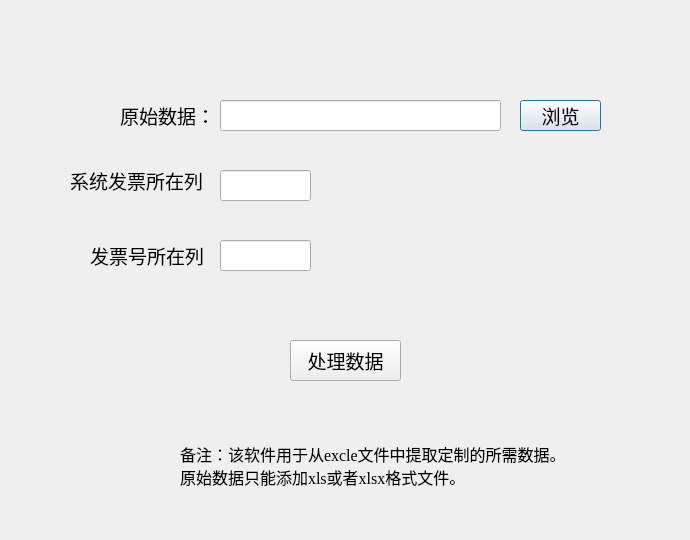
<?xml version="1.0" encoding="UTF-8"?>
<ui version="4.0">
 <class>Dialog</class>
 <widget class="QDialog" name="Dialog">
  <property name="geometry">
   <rect>
    <x>0</x>
    <y>0</y>
    <width>690</width>
    <height>540</height>
   </rect>
  </property>
  <property name="windowTitle">
   <string>Dialog</string>
  </property>
  <widget class="QLabel" name="source_label">
   <property name="geometry">
    <rect>
     <x>120</x>
     <y>100</y>
     <width>91</width>
     <height>31</height>
    </rect>
   </property>
   <property name="font">
    <font>
     <family>Times New Roman</family>
     <pointsize>14</pointsize>
    </font>
   </property>
   <property name="text">
    <string>原始数据：</string>
   </property>
  </widget>
  <widget class="QPushButton" name="view_button">
   <property name="geometry">
    <rect>
     <x>520</x>
     <y>100</y>
     <width>81</width>
     <height>31</height>
    </rect>
   </property>
   <property name="font">
    <font>
     <family>Times New Roman</family>
     <pointsize>14</pointsize>
    </font>
   </property>
   <property name="text">
    <string>浏览</string>
   </property>
  </widget>
  <widget class="QPushButton" name="handle_data_button">
   <property name="geometry">
    <rect>
     <x>290</x>
     <y>340</y>
     <width>111</width>
     <height>41</height>
    </rect>
   </property>
   <property name="font">
    <font>
     <family>Times New Roman</family>
     <pointsize>14</pointsize>
    </font>
   </property>
   <property name="text">
    <string>处理数据</string>
   </property>
  </widget>
  <widget class="QLabel" name="sys_invoice_num_label">
   <property name="geometry">
    <rect>
     <x>70</x>
     <y>160</y>
     <width>141</width>
     <height>41</height>
    </rect>
   </property>
   <property name="font">
    <font>
     <family>Times New Roman</family>
     <pointsize>14</pointsize>
    </font>
   </property>
   <property name="text">
    <string>系统发票所在列：</string>
   </property>
  </widget>
  <widget class="QLabel" name="invoice_num_label">
   <property name="geometry">
    <rect>
     <x>90</x>
     <y>240</y>
     <width>121</width>
     <height>31</height>
    </rect>
   </property>
   <property name="font">
    <font>
     <family>Times New Roman</family>
     <pointsize>14</pointsize>
    </font>
   </property>
   <property name="text">
    <string>发票号所在列：</string>
   </property>
  </widget>
  <widget class="QLineEdit" name="sys_invoice_num">
   <property name="geometry">
    <rect>
     <x>220</x>
     <y>170</y>
     <width>91</width>
     <height>31</height>
    </rect>
   </property>
   <property name="font">
    <font>
     <family>Times New Roman</family>
     <pointsize>14</pointsize>
    </font>
   </property>
  </widget>
  <widget class="QLineEdit" name="invoice_num">
   <property name="geometry">
    <rect>
     <x>220</x>
     <y>240</y>
     <width>91</width>
     <height>31</height>
    </rect>
   </property>
   <property name="font">
    <font>
     <family>Times New Roman</family>
     <pointsize>14</pointsize>
    </font>
   </property>
  </widget>
  <widget class="QLineEdit" name="file_path">
   <property name="geometry">
    <rect>
     <x>220</x>
     <y>100</y>
     <width>281</width>
     <height>31</height>
    </rect>
   </property>
   <property name="font">
    <font>
     <family>Times New Roman</family>
     <pointsize>14</pointsize>
    </font>
   </property>
  </widget>
  <widget class="QLabel" name="label">
   <property name="geometry">
    <rect>
     <x>180</x>
     <y>430</y>
     <width>411</width>
     <height>71</height>
    </rect>
   </property>
   <property name="font">
    <font>
     <family>Times New Roman</family>
     <pointsize>12</pointsize>
    </font>
   </property>
   <property name="text">
    <string>备注：该软件用于从excle文件中提取定制的所需数据。
原始数据只能添加xls或者xlsx格式文件。</string>
   </property>
  </widget>
 </widget>
 <resources/>
 <connections/>
</ui>
